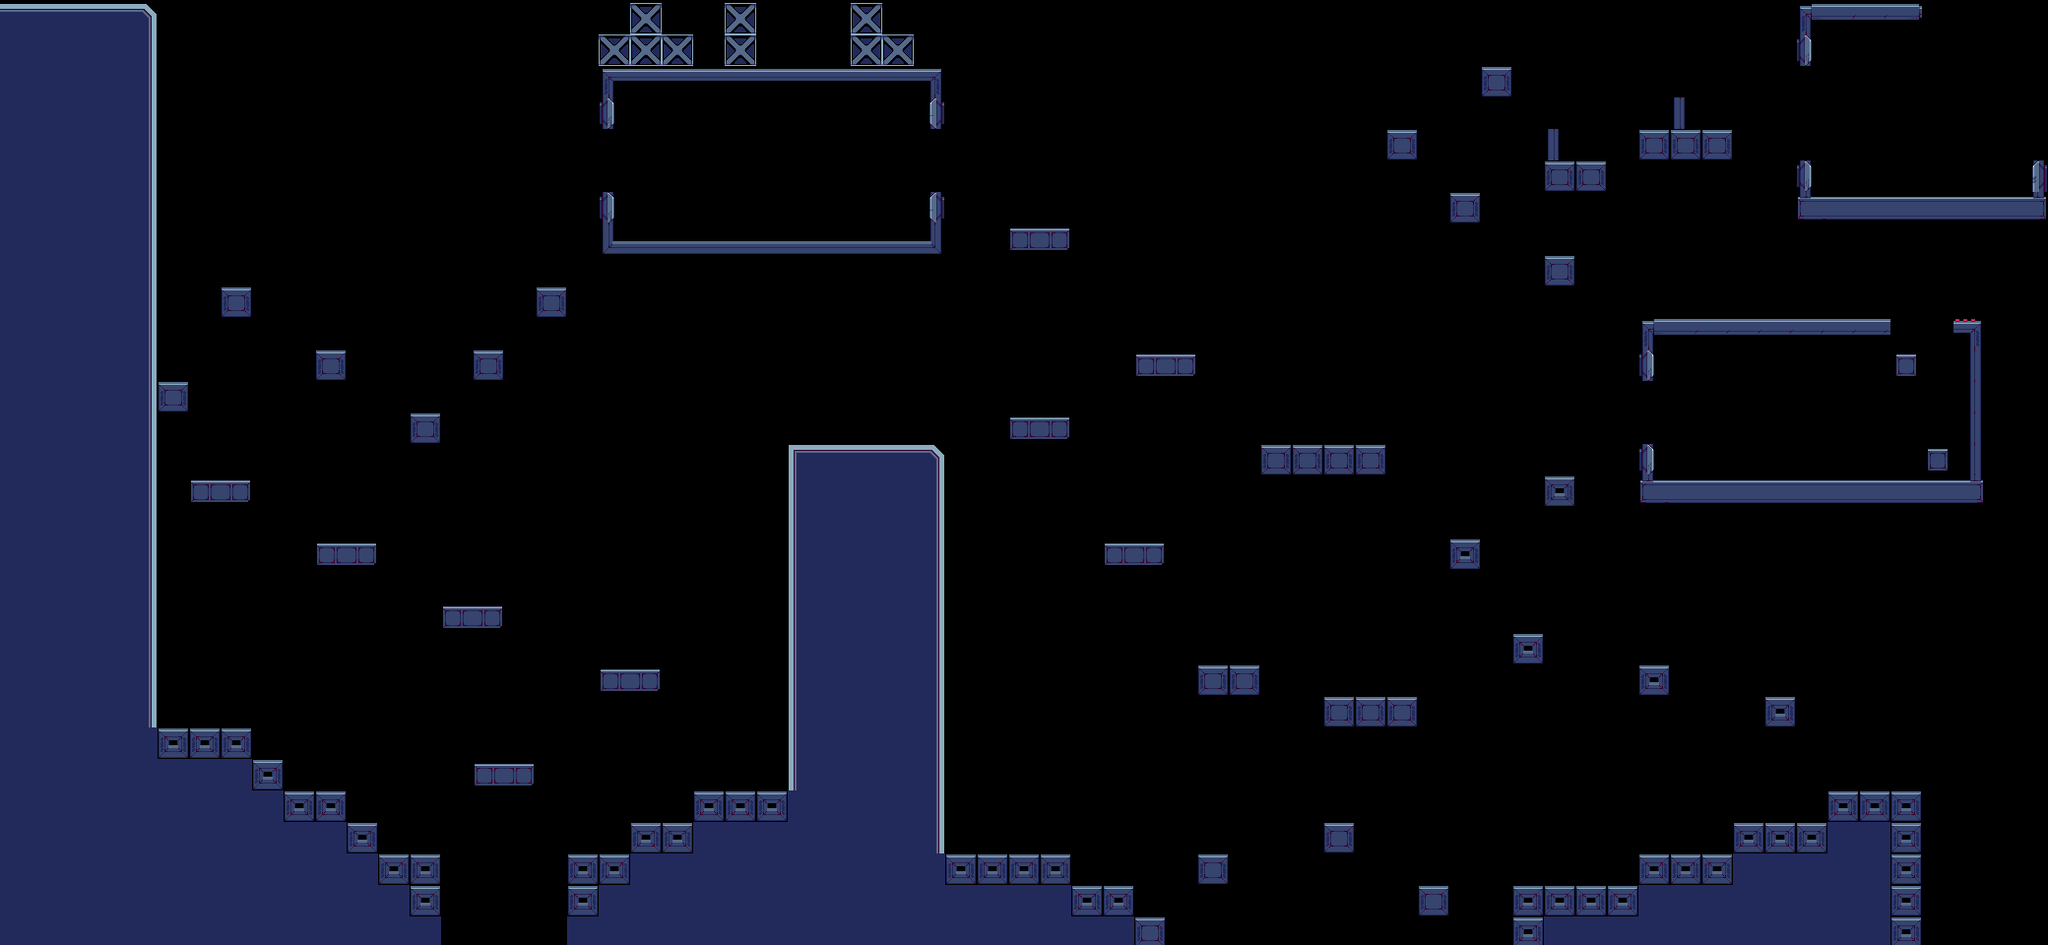

Tiled map render using the project's own tile images. Description and the whole map definition, tile-layer contents included, below:
An orthogonal 65x30 tile map with 32x32 px tiles, 1 tile layer (Main), 2 tilesets and 4 objects (OLHO, Player, objeto, olho).

<map version="1.10" tiledversion="1.11.0" orientation="orthogonal" renderorder="right-down" width="65" height="30" tilewidth="32" tileheight="32" infinite="0" nextlayerid="14" nextobjectid="31">
 <tileset firstgid="1" name="FrameMap" tilewidth="32" tileheight="32" tilecount="81" columns="9">
  <image source="1 Frames/FrameMap.png" width="288" height="288" />
 </tileset>
 <tileset firstgid="82" name="FrameMap" tilewidth="32" tileheight="32" tilecount="81" columns="9">
  <image source="1 Frames/FrameMap.png" width="288" height="288" />
 </tileset>
 <layer id="1" name="Main" width="65" height="30" offsetx="0" offsety="3">
  <data encoding="csv">
36,36,36,36,63,0,0,0,0,0,0,0,0,0,0,0,0,0,0,0,8,0,0,8,0,0,0,8,0,0,0,0,0,0,0,0,0,0,0,0,0,0,0,0,0,0,0,0,0,0,0,0,0,0,0,0,0,28,26,26,17,0,0,0,0,
45,45,45,45,72,0,0,0,0,0,0,0,0,0,0,0,0,0,0,8,8,8,0,8,0,0,0,8,8,0,0,0,0,0,0,0,0,0,0,0,0,0,0,0,0,0,0,0,0,0,0,0,0,0,0,0,0,10,0,0,0,0,0,0,0,
45,45,45,45,72,0,0,0,0,0,0,0,0,0,0,0,0,0,0,1,2,2,2,2,2,2,2,2,2,3,0,0,0,0,0,0,0,0,0,0,0,0,0,0,0,0,0,80,0,0,0,0,0,0,0,0,0,0,0,0,0,0,0,0,0,
45,45,45,45,72,0,0,0,0,0,0,0,0,0,0,0,0,0,0,10,0,0,0,0,0,0,0,0,0,12,0,0,0,0,0,0,0,0,0,0,0,0,0,0,0,0,0,0,0,0,0,0,0,13,0,0,0,0,0,0,0,0,0,0,0,
45,45,45,45,72,0,0,0,0,0,0,0,0,0,0,0,0,0,0,0,0,0,0,0,0,0,0,0,0,0,0,0,0,0,0,0,0,0,0,0,0,0,0,0,80,0,0,0,0,13,0,0,80,80,80,0,0,0,0,0,0,0,0,0,0,
45,45,45,45,72,0,0,0,0,0,0,0,0,0,0,0,0,0,0,0,0,0,0,0,0,0,0,0,0,0,0,0,0,0,0,0,0,0,0,0,0,0,0,0,0,0,0,0,0,80,80,0,0,0,0,0,0,10,0,0,0,0,0,0,6,
45,45,45,45,72,0,0,0,0,0,0,0,0,0,0,0,0,0,0,10,0,0,0,0,0,0,0,0,0,12,0,0,0,0,0,0,0,0,0,0,0,0,0,0,0,0,80,0,0,0,0,0,0,0,0,0,0,67,68,68,68,68,68,68,69,
45,45,45,45,72,0,0,0,0,0,0,0,0,0,0,0,0,0,0,19,20,20,20,20,20,20,20,20,20,21,0,0,41,42,0,0,0,0,0,0,0,0,0,0,0,0,0,0,0,0,0,0,0,0,0,0,0,0,0,0,0,0,0,0,0,
45,45,45,45,72,0,0,0,0,0,0,0,0,0,0,0,0,0,0,0,0,0,0,0,0,0,0,0,0,0,0,0,0,0,0,0,0,0,0,0,0,0,0,0,0,0,0,0,0,80,0,0,0,0,0,0,0,0,0,0,0,0,0,0,0,
45,45,45,45,72,0,0,80,0,0,0,0,0,0,0,0,0,80,0,0,0,0,0,0,0,0,0,0,0,0,0,0,0,0,0,0,0,0,0,0,0,0,0,0,0,0,0,0,0,0,0,0,0,0,0,0,0,0,0,0,0,0,0,0,0,
45,45,45,45,72,0,0,0,0,0,0,0,0,0,0,0,0,0,0,0,0,0,0,0,0,0,0,0,0,0,0,0,0,0,0,0,0,0,0,0,0,0,0,0,0,0,0,0,0,0,0,0,28,26,26,26,26,26,26,26,0,0,4,0,0,
45,45,45,45,72,0,0,0,0,0,80,0,0,0,0,80,0,0,0,0,0,0,0,0,0,0,0,0,0,0,0,0,0,0,0,0,41,42,0,0,0,0,0,0,0,0,0,0,0,0,0,0,10,0,0,0,0,0,0,0,37,0,22,0,0,
45,45,45,45,72,80,0,0,0,0,0,0,0,0,0,0,0,0,0,0,0,0,0,0,0,0,0,0,0,0,0,0,0,0,0,0,0,0,0,0,0,0,0,0,0,0,0,0,0,0,0,0,0,0,0,0,0,0,0,0,0,0,22,0,0,
45,45,45,45,72,0,0,0,0,0,0,0,0,80,0,0,0,0,0,0,0,0,0,0,0,0,0,0,0,0,0,0,41,42,0,0,0,0,0,0,0,0,0,0,0,0,0,0,0,0,0,0,0,0,0,0,0,0,0,0,0,0,22,0,0,
45,45,45,45,72,0,0,0,0,0,0,0,0,0,0,0,0,0,0,0,0,0,0,0,0,9,36,36,36,63,0,0,0,0,0,0,0,0,0,0,80,80,80,80,0,0,0,0,0,0,0,0,10,0,0,0,0,0,0,0,0,37,22,0,0,
45,45,45,45,72,0,41,42,0,0,0,0,0,0,0,0,0,0,0,0,0,0,0,0,0,18,45,45,45,72,0,0,0,0,0,0,0,0,0,0,0,0,0,0,0,0,0,0,0,79,0,0,67,68,68,68,68,68,68,68,68,68,69,0,0,
45,45,45,45,72,0,0,0,0,0,0,0,0,0,0,0,0,0,0,0,0,0,0,0,0,18,45,45,45,72,0,0,0,0,0,0,0,0,0,0,0,0,0,0,0,0,0,0,0,0,0,0,0,0,0,0,0,0,0,0,0,0,0,0,0,
45,45,45,45,72,0,0,0,0,0,41,42,0,0,0,0,0,0,0,0,0,0,0,0,0,18,45,45,45,72,0,0,0,0,0,41,42,0,0,0,0,0,0,0,0,0,79,0,0,0,0,0,0,0,0,0,0,0,0,0,0,0,0,0,0,
45,45,45,45,72,0,0,0,0,0,0,0,0,0,0,0,0,0,0,0,0,0,0,0,0,18,45,45,45,72,0,0,0,0,0,0,0,0,0,0,0,0,0,0,0,0,0,0,0,0,0,0,0,0,0,0,0,0,0,0,0,0,0,0,0,
45,45,45,45,72,0,0,0,0,0,0,0,0,0,41,42,0,0,0,0,0,0,0,0,0,18,45,45,45,72,0,0,0,0,0,0,0,0,0,0,0,0,0,0,0,0,0,0,0,0,0,0,0,0,0,0,0,0,0,0,0,0,0,0,0,
45,45,45,45,72,0,0,0,0,0,0,0,0,0,0,0,0,0,0,0,0,0,0,0,0,18,45,45,45,72,0,0,0,0,0,0,0,0,0,0,0,0,0,0,0,0,0,0,79,0,0,0,0,0,0,0,0,0,0,0,0,0,0,0,0,
45,45,45,45,72,0,0,0,0,0,0,0,0,0,0,0,0,0,0,41,42,0,0,0,0,18,45,45,45,72,0,0,0,0,0,0,0,0,80,80,0,0,0,0,0,0,0,0,0,0,0,0,79,0,0,0,0,0,0,0,0,0,0,0,0,
45,45,45,45,72,0,0,0,0,0,0,0,0,0,0,0,0,0,0,0,0,0,0,0,0,18,45,45,45,72,0,0,0,0,0,0,0,0,0,0,0,0,80,80,80,0,0,0,0,0,0,0,0,0,0,0,79,0,0,0,0,0,0,0,0,
45,45,45,45,45,79,79,79,0,0,0,0,0,0,0,0,0,0,0,0,0,0,0,0,0,18,45,45,45,72,0,0,0,0,0,0,0,0,0,0,0,0,0,0,0,0,0,0,0,0,0,0,0,0,0,0,0,0,0,0,0,0,0,0,0,
45,45,45,45,45,45,45,45,79,0,0,0,0,0,0,41,42,0,0,0,0,0,0,0,0,18,45,45,45,72,0,0,0,0,0,0,0,0,0,0,0,0,0,0,0,0,0,0,0,0,0,0,0,0,0,0,0,0,0,0,0,0,0,0,0,
45,45,45,45,45,45,45,45,45,79,79,0,0,0,0,0,0,0,0,0,0,0,79,79,79,45,45,45,45,72,0,0,0,0,0,0,0,0,0,0,0,0,0,0,0,0,0,0,0,0,0,0,0,0,0,0,0,0,79,79,79,0,0,0,0,
45,45,45,45,45,45,45,45,45,45,45,79,0,0,0,0,0,0,0,0,79,79,45,45,45,45,45,45,45,72,0,0,0,0,0,0,0,0,0,0,0,0,80,0,0,0,0,0,0,0,0,0,0,0,0,79,79,79,45,45,79,0,0,0,0,
45,45,45,45,45,45,45,45,45,45,45,45,79,79,0,0,0,0,79,79,45,45,45,45,45,45,45,45,45,45,79,79,79,79,0,0,0,0,80,0,0,0,0,0,0,0,0,0,0,0,0,0,79,79,79,45,45,45,45,45,79,0,0,0,0,
45,45,45,45,45,45,45,45,45,45,45,45,45,79,0,0,0,0,79,45,45,45,45,45,45,45,45,45,45,45,45,45,45,45,79,79,0,0,0,0,0,0,0,0,0,80,0,0,79,79,79,79,45,45,45,45,45,45,45,45,79,0,0,0,0,
45,45,45,45,45,45,45,45,45,45,45,45,45,45,0,0,0,0,45,45,45,45,45,45,45,45,45,45,45,45,45,45,45,45,45,45,80,0,0,0,0,0,0,0,0,0,0,0,79,45,45,45,45,45,45,45,45,45,45,45,79,0,0,0,0
</data>
 </layer>
 <objectgroup id="10" name="Entities" offsetx="4" offsety="-10">
  <object id="27" name="OLHO" x="486.667" y="736" width="54.6667" height="32" />
  <object id="1" name="Player" x="185.394" y="579.682">
   <point />
  </object>
 </objectgroup>
 <objectgroup id="13" name="interativo">
  <object id="18" name="objeto" x="735" y="741" width="34" height="47" />
  <object id="22" name="olho" x="650" y="216" width="284.5" height="29.5" />
 </objectgroup>
</map>
